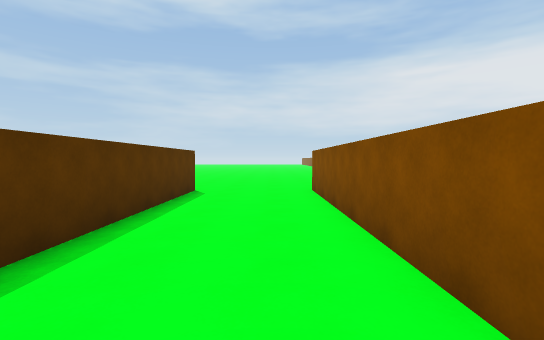
[1] (above)

17 first-person views from a walk through a scene from a Unity 3-D project. The camera is 1.4 m above the floor, tilts 2° down and sees 85° across. The floor is counted in squares, 1.8 m on a side. Each view is taken from the middle of a square. On the plan, view 1 faces up. The plan holds only what a view shows up to about 10 squares ahead; the rest is blank. The place goes on beyond the plan. The player is left out.

[2]
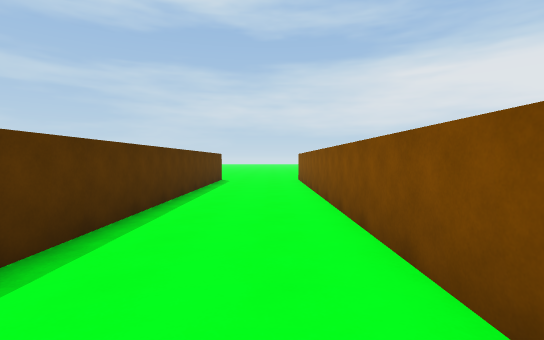

[3]
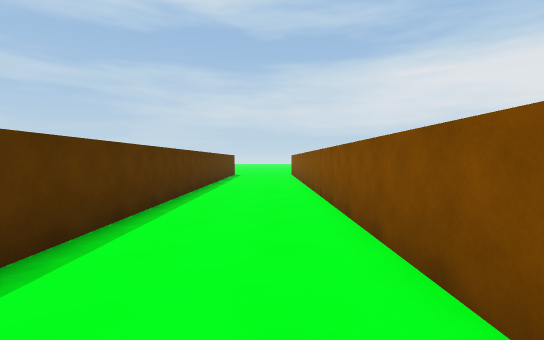

[4]
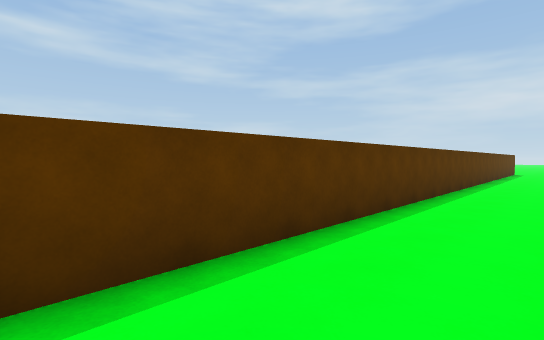

[5]
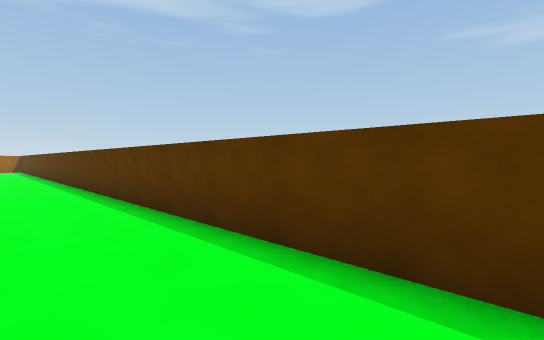

[6]
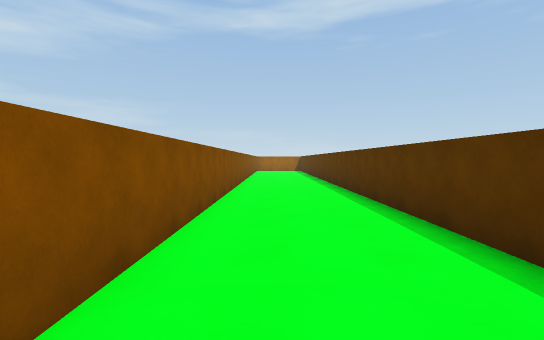

[7]
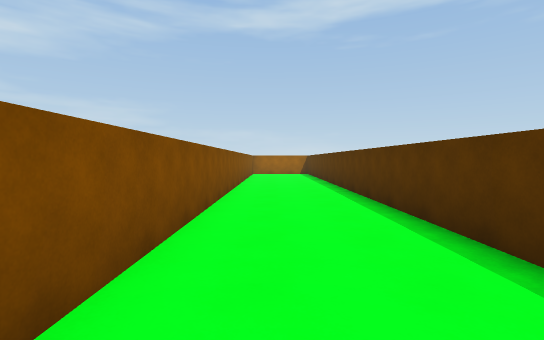

[8]
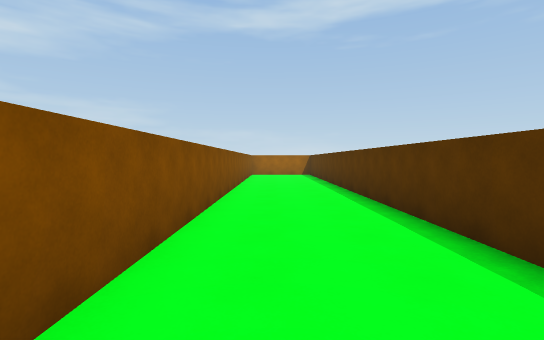

[9]
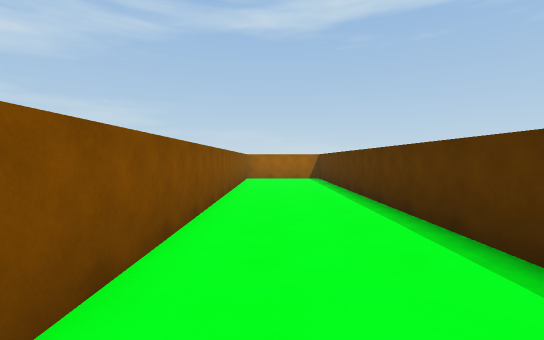

[10]
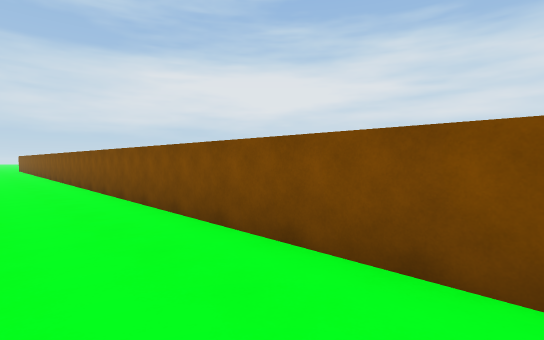

[11]
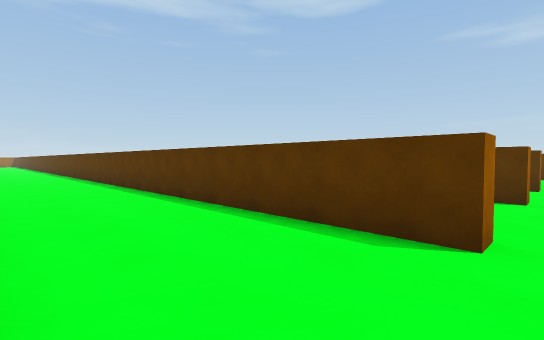

[12]
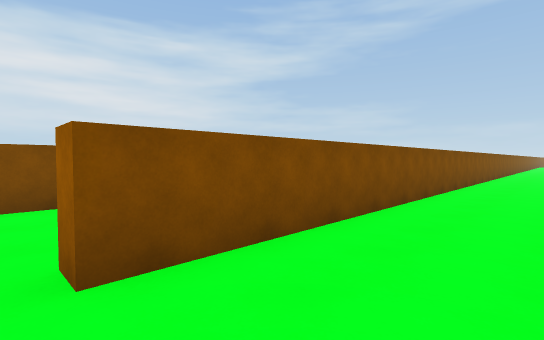

[13]
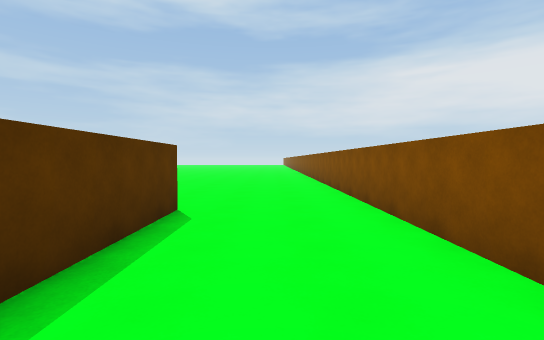

[14]
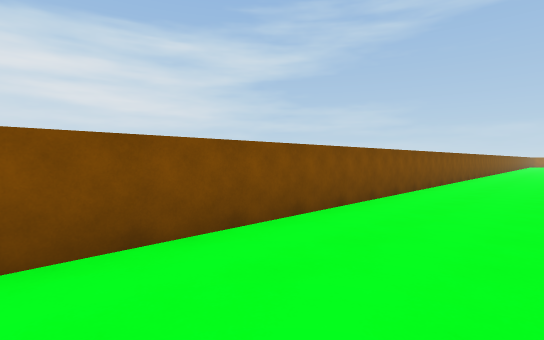

[15]
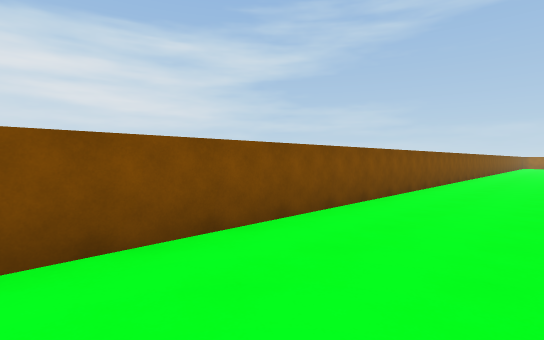

[16]
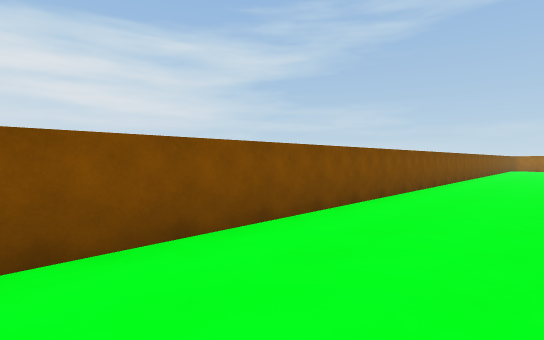

[17]
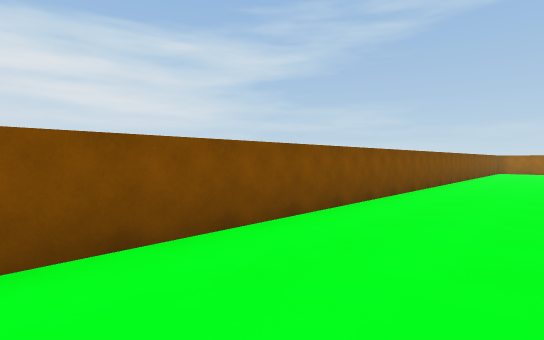

### Floor plan
Points are (right, up) in squares from view 1. A wall is a line through its corners. A room is listed if a view was taken in it or the views show most of it. See-through windows are left out.
Room 1 (views 1, 2, 3, 4, 5, 6, 7, 8, 9, 10, 11, 12)
walls: (-2.5, 7.6) (-2, 7.6) (-2, -27.5); (1, -27.5) (1, 7.6) (1.5, 7.6)
ways out: opening at (1, 8) to room 2; opening at (-2, 8)
Room 2 (views 13, 14, 15, 16, 17)
walls: (4.7, -23.5) (4.7, 8.5); (1.5, 7.6) (1.5, 4.5)
ways out: opening at (1, 8) to room 1

Where each view was taken, in squares from view 1:
view 1: 0 up, 0 right, facing up
view 2: 4 down, 0 right, facing up
view 3: 8 down, 0 right, facing up
view 4: 12 down, 0 right, facing up-left
view 5: 9 down, 0 right, facing down-left
view 6: 12 down, 0 right, facing down
view 7: 16 down, 0 right, facing down
view 8: 17 down, 0 right, facing down
view 9: 20 down, 0 right, facing down
view 10: 18 down, 1 left, facing up-right
view 11: 8 up, 1 right, facing down-left
view 12: 8 up, 1 left, facing down-right
view 13: 3 up, 3 right, facing up
view 14: 7 up, 2 right, facing down-right
view 15: 0 up, 2 right, facing down-right
view 16: 7 down, 2 right, facing down-right
view 17: 12 down, 2 right, facing down-right
